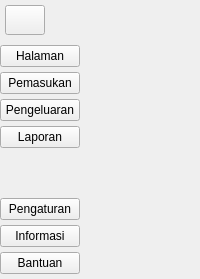
     <widget class="QCustomSlideMenu" name="leftMenu" native="true">
      <layout class="QVBoxLayout" name="verticalLayout">
       <property name="spacing">
        <number>0</number>
       </property>
       <property name="leftMargin">
        <number>0</number>
       </property>
       <property name="topMargin">
        <number>0</number>
       </property>
       <property name="rightMargin">
        <number>0</number>
       </property>
       <property name="bottomMargin">
        <number>0</number>
       </property>
       <item alignment="Qt::AlignLeft|Qt::AlignTop">
        <widget class="QWidget" name="widget" native="true">
         <layout class="QVBoxLayout" name="verticalLayout_3">
          <property name="spacing">
           <number>5</number>
          </property>
          <property name="leftMargin">
           <number>5</number>
          </property>
          <property name="topMargin">
           <number>5</number>
          </property>
          <property name="rightMargin">
           <number>0</number>
          </property>
          <property name="bottomMargin">
           <number>5</number>
          </property>
          <item alignment="Qt::AlignHCenter|Qt::AlignVCenter">
           <widget class="QPushButton" name="menuTombol">
            <property name="minimumSize">
             <size>
              <width>35</width>
              <height>30</height>
             </size>
            </property>
            <property name="text">
             <string />
            </property>
            <property name="icon">
             <iconset resource="../Qss/icons/_icons.qrc">
              <normaloff>:/feather/icons/feather/menu.png</normaloff>:/feather/icons/feather/menu.png</iconset>
            </property>
           </widget>
          </item>
         </layout>
        </widget>
       </item>
       <item alignment="Qt::AlignLeft|Qt::AlignTop">
        <widget class="QWidget" name="widget_2" native="true">
         <layout class="QVBoxLayout" name="verticalLayout_2">
          <property name="spacing">
           <number>5</number>
          </property>
          <property name="leftMargin">
           <number>0</number>
          </property>
          <property name="topMargin">
           <number>5</number>
          </property>
          <property name="rightMargin">
           <number>0</number>
          </property>
          <property name="bottomMargin">
           <number>5</number>
          </property>
          <item>
           <widget class="QPushButton" name="halamanTombol">
            <property name="font">
             <font>
              <weight>50</weight>
              <bold>false</bold>
             </font>
            </property>
            <property name="text">
             <string>Halaman</string>
            </property>
            <property name="icon">
             <iconset resource="../Qss/icons/_icons.qrc">
              <normaloff>:/feather/icons/feather/home.png</normaloff>:/feather/icons/feather/home.png</iconset>
            </property>
           </widget>
          </item>
          <item>
           <widget class="QPushButton" name="pemasukanTombol">
            <property name="text">
             <string>Pemasukan</string>
            </property>
            <property name="icon">
             <iconset resource="../Qss/icons/_icons.qrc">
              <normaloff>:/feather/icons/feather/plus-square.png</normaloff>:/feather/icons/feather/plus-square.png</iconset>
            </property>
           </widget>
          </item>
          <item>
           <widget class="QPushButton" name="pengeluaranTombol">
            <property name="font">
             <font>
              <pointsize>9</pointsize>
             </font>
            </property>
            <property name="text">
             <string>Pengeluaran</string>
            </property>
            <property name="icon">
             <iconset resource="../Qss/icons/_icons.qrc">
              <normaloff>:/feather/icons/feather/minus-square.png</normaloff>:/feather/icons/feather/minus-square.png</iconset>
            </property>
           </widget>
          </item>
          <item>
           <widget class="QPushButton" name="laporanTombol">
            <property name="text">
             <string>Laporan</string>
            </property>
            <property name="icon">
             <iconset resource="../Qss/icons/_icons.qrc">
              <normaloff>:/material_design/icons/material_design/print.png</normaloff>:/material_design/icons/material_design/print.png</iconset>
            </property>
           </widget>
          </item>
         </layout>
        </widget>
       </item>
       <item>
        <spacer name="verticalSpacer">
         <property name="orientation">
          <enum>Qt::Vertical</enum>
         </property>
         <property name="sizeHint" stdset="0">
          <size>
           <width>20</width>
           <height>40</height>
          </size>
         </property>
        </spacer>
       </item>
       <item alignment="Qt::AlignLeft|Qt::AlignBottom">
        <widget class="QWidget" name="widget_3" native="true">
         <layout class="QVBoxLayout" name="verticalLayout_4">
          <property name="spacing">
           <number>5</number>
          </property>
          <property name="leftMargin">
           <number>0</number>
          </property>
          <property name="topMargin">
           <number>5</number>
          </property>
          <property name="rightMargin">
           <number>0</number>
          </property>
          <property name="bottomMargin">
           <number>5</number>
          </property>
          <item>
           <widget class="QPushButton" name="pengaturanTombol">
            <property name="text">
             <string>Pengaturan</string>
            </property>
            <property name="icon">
             <iconset resource="../Qss/icons/_icons.qrc">
              <normaloff>:/feather/icons/feather/settings.png</normaloff>:/feather/icons/feather/settings.png</iconset>
            </property>
           </widget>
          </item>
          <item>
           <widget class="QPushButton" name="informasiTombol">
            <property name="text">
             <string>Informasi</string>
            </property>
            <property name="icon">
             <iconset resource="../Qss/icons/_icons.qrc">
              <normaloff>:/feather/icons/feather/info.png</normaloff>:/feather/icons/feather/info.png</iconset>
            </property>
           </widget>
          </item>
          <item>
           <widget class="QPushButton" name="bantuanTombol">
            <property name="text">
             <string>Bantuan</string>
            </property>
            <property name="icon">
             <iconset resource="../Qss/icons/_icons.qrc">
              <normaloff>:/font_awesome_solid/icons/font_awesome/solid/circle-question.png</normaloff>:/font_awesome_solid/icons/font_awesome/solid/circle-question.png</iconset>
            </property>
           </widget>
          </item>
         </layout>
        </widget>
       </item>
      </layout>
     </widget>
